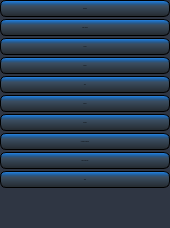
           <widget class="QFrame" name="verticalFrame">
            <property name="minimumSize">
             <size>
              <width>170</width>
              <height>0</height>
             </size>
            </property>
            <property name="maximumSize">
             <size>
              <width>170</width>
              <height>16777215</height>
             </size>
            </property>
            <property name="styleSheet">
             <string notr="true">background-color: rgb(47, 54, 67);</string>
            </property>
            <property name="frameShape">
             <enum>QFrame::NoFrame</enum>
            </property>
            <layout class="QVBoxLayout" name="verticalLayout">
             <property name="spacing">
              <number>2</number>
             </property>
             <property name="leftMargin">
              <number>0</number>
             </property>
             <property name="topMargin">
              <number>0</number>
             </property>
             <property name="rightMargin">
              <number>0</number>
             </property>
             <property name="bottomMargin">
              <number>0</number>
             </property>
             <item>
              <widget class="QPushButton" name="general_btn">
               <property name="font">
                <font>
                 <family>Arial,Helvetica,sans-serif</family>
                 <pointsize>-1</pointsize>
                 <weight>50</weight>
                 <italic>false</italic>
                 <bold>false</bold>
                 <underline>false</underline>
                 <strikeout>false</strikeout>
                </font>
               </property>
               <property name="autoFillBackground">
                <bool>false</bool>
               </property>
               <property name="styleSheet">
                <string notr="true">QPushButton {
background-color: qlineargradient(spread:reflect, x1:1, y1:1, x2:1, y2:0, stop:0 rgba(36, 41, 46, 255), stop:0.653409 rgba(59, 78, 97, 255), stop:0.761364 rgba(40, 88, 135, 255), stop:0.892045 rgba(31, 112, 194, 255), stop:1 rgba(47, 139, 230, 255));
border-style: outset;
border-width: 1px;
border-radius: 6px;
border-color: #000000;
min-width: 6em;
padding: 6px;
}
QPushButton:pressed {
   	background-color: rgb(47, 54, 67);
    border-style: inset;
}</string>
               </property>
               <property name="text">
                <string>General</string>
               </property>
               <property name="checkable">
                <bool>false</bool>
               </property>
               <property name="autoRepeat">
                <bool>false</bool>
               </property>
               <property name="autoExclusive">
                <bool>true</bool>
               </property>
               <property name="autoRepeatDelay">
                <number>300</number>
               </property>
               <property name="autoRepeatInterval">
                <number>100</number>
               </property>
               <property name="flat">
                <bool>false</bool>
               </property>
              </widget>
             </item>
             <item>
              <widget class="QPushButton" name="now_playing_btn">
               <property name="font">
                <font>
                 <family>Arial,Helvetica,sans-serif</family>
                 <pointsize>-1</pointsize>
                 <weight>50</weight>
                 <italic>false</italic>
                 <bold>false</bold>
                 <underline>false</underline>
                 <strikeout>false</strikeout>
                </font>
               </property>
               <property name="autoFillBackground">
                <bool>false</bool>
               </property>
               <property name="styleSheet">
                <string notr="true">QPushButton {
background-color: qlineargradient(spread:reflect, x1:1, y1:1, x2:1, y2:0, stop:0 rgba(36, 41, 46, 255), stop:0.653409 rgba(59, 78, 97, 255), stop:0.761364 rgba(40, 88, 135, 255), stop:0.892045 rgba(31, 112, 194, 255), stop:1 rgba(47, 139, 230, 255));
border-style: outset;
border-width: 1px;
border-radius: 6px;
border-color: #000000;
min-width: 6em;
padding: 6px;
}
QPushButton:pressed {
   	background-color: rgb(47, 54, 67);
    border-style: inset;
}</string>
               </property>
               <property name="text">
                <string>Now Playing</string>
               </property>
               <property name="checkable">
                <bool>false</bool>
               </property>
               <property name="autoRepeat">
                <bool>false</bool>
               </property>
               <property name="autoExclusive">
                <bool>true</bool>
               </property>
               <property name="autoRepeatDelay">
                <number>300</number>
               </property>
               <property name="autoRepeatInterval">
                <number>0</number>
               </property>
               <property name="flat">
                <bool>false</bool>
               </property>
              </widget>
             </item>
             <item>
              <widget class="QPushButton" name="layout_btn">
               <property name="font">
                <font>
                 <family>Arial,Helvetica,sans-serif</family>
                 <pointsize>-1</pointsize>
                 <weight>50</weight>
                 <italic>false</italic>
                 <bold>false</bold>
                 <underline>false</underline>
                 <strikeout>false</strikeout>
                </font>
               </property>
               <property name="autoFillBackground">
                <bool>false</bool>
               </property>
               <property name="styleSheet">
                <string notr="true">QPushButton {
background-color: qlineargradient(spread:reflect, x1:1, y1:1, x2:1, y2:0, stop:0 rgba(36, 41, 46, 255), stop:0.653409 rgba(59, 78, 97, 255), stop:0.761364 rgba(40, 88, 135, 255), stop:0.892045 rgba(31, 112, 194, 255), stop:1 rgba(47, 139, 230, 255));
border-style: outset;
border-width: 1px;
border-radius: 6px;
border-color: #000000;
min-width: 6em;
padding: 6px;
}
QPushButton:pressed {
   	background-color: rgb(47, 54, 67);
    border-style: inset;
}</string>
               </property>
               <property name="text">
                <string>Layout</string>
               </property>
               <property name="checkable">
                <bool>false</bool>
               </property>
               <property name="autoRepeat">
                <bool>true</bool>
               </property>
               <property name="autoExclusive">
                <bool>true</bool>
               </property>
               <property name="autoRepeatDelay">
                <number>300</number>
               </property>
               <property name="autoRepeatInterval">
                <number>0</number>
               </property>
               <property name="flat">
                <bool>false</bool>
               </property>
              </widget>
             </item>
             <item>
              <widget class="QPushButton" name="library_btn">
               <property name="font">
                <font>
                 <family>Arial,Helvetica,sans-serif</family>
                 <pointsize>-1</pointsize>
                 <weight>50</weight>
                 <italic>false</italic>
                 <bold>false</bold>
                 <underline>false</underline>
                 <strikeout>false</strikeout>
                </font>
               </property>
               <property name="autoFillBackground">
                <bool>false</bool>
               </property>
               <property name="styleSheet">
                <string notr="true">QPushButton {
background-color: qlineargradient(spread:reflect, x1:1, y1:1, x2:1, y2:0, stop:0 rgba(36, 41, 46, 255), stop:0.653409 rgba(59, 78, 97, 255), stop:0.761364 rgba(40, 88, 135, 255), stop:0.892045 rgba(31, 112, 194, 255), stop:1 rgba(47, 139, 230, 255));
border-style: outset;
border-width: 1px;
border-radius: 6px;
border-color: #000000;
min-width: 6em;
padding: 6px;
}
QPushButton:pressed {
   	background-color: rgb(47, 54, 67);
    border-style: inset;
}</string>
               </property>
               <property name="text">
                <string>Library</string>
               </property>
               <property name="checkable">
                <bool>false</bool>
               </property>
               <property name="autoRepeat">
                <bool>false</bool>
               </property>
               <property name="autoExclusive">
                <bool>true</bool>
               </property>
               <property name="autoRepeatDelay">
                <number>300</number>
               </property>
               <property name="autoRepeatInterval">
                <number>0</number>
               </property>
               <property name="flat">
                <bool>false</bool>
               </property>
              </widget>
             </item>
             <item>
              <widget class="QPushButton" name="tags_btn">
               <property name="font">
                <font>
                 <family>Arial,Helvetica,sans-serif</family>
                 <pointsize>-1</pointsize>
                 <weight>50</weight>
                 <italic>false</italic>
                 <bold>false</bold>
                 <underline>false</underline>
                 <strikeout>false</strikeout>
                </font>
               </property>
               <property name="autoFillBackground">
                <bool>false</bool>
               </property>
               <property name="styleSheet">
                <string notr="true">QPushButton {
background-color: qlineargradient(spread:reflect, x1:1, y1:1, x2:1, y2:0, stop:0 rgba(36, 41, 46, 255), stop:0.653409 rgba(59, 78, 97, 255), stop:0.761364 rgba(40, 88, 135, 255), stop:0.892045 rgba(31, 112, 194, 255), stop:1 rgba(47, 139, 230, 255));
border-style: outset;
border-width: 1px;
border-radius: 6px;
border-color: #000000;
min-width: 6em;
padding: 6px;
}
QPushButton:pressed {
   	background-color: rgb(47, 54, 67);
    border-style: inset;
}</string>
               </property>
               <property name="text">
                <string>Tags</string>
               </property>
               <property name="checkable">
                <bool>false</bool>
               </property>
               <property name="autoRepeat">
                <bool>false</bool>
               </property>
               <property name="autoExclusive">
                <bool>true</bool>
               </property>
               <property name="autoRepeatDelay">
                <number>300</number>
               </property>
               <property name="autoRepeatInterval">
                <number>0</number>
               </property>
               <property name="flat">
                <bool>false</bool>
               </property>
              </widget>
             </item>
             <item>
              <widget class="QPushButton" name="players_btn">
               <property name="font">
                <font>
                 <family>Arial,Helvetica,sans-serif</family>
                 <pointsize>-1</pointsize>
                 <weight>50</weight>
                 <italic>false</italic>
                 <bold>false</bold>
                 <underline>false</underline>
                 <strikeout>false</strikeout>
                </font>
               </property>
               <property name="autoFillBackground">
                <bool>false</bool>
               </property>
               <property name="styleSheet">
                <string notr="true">QPushButton {
background-color: qlineargradient(spread:reflect, x1:1, y1:1, x2:1, y2:0, stop:0 rgba(36, 41, 46, 255), stop:0.653409 rgba(59, 78, 97, 255), stop:0.761364 rgba(40, 88, 135, 255), stop:0.892045 rgba(31, 112, 194, 255), stop:1 rgba(47, 139, 230, 255));
border-style: outset;
border-width: 1px;
border-radius: 6px;
border-color: #000000;
min-width: 6em;
padding: 6px;
}
QPushButton:pressed {
   	background-color: rgb(47, 54, 67);
    border-style: inset;
}</string>
               </property>
               <property name="text">
                <string>Players</string>
               </property>
               <property name="checkable">
                <bool>false</bool>
               </property>
               <property name="autoRepeat">
                <bool>false</bool>
               </property>
               <property name="autoExclusive">
                <bool>true</bool>
               </property>
               <property name="autoRepeatDelay">
                <number>300</number>
               </property>
               <property name="autoRepeatInterval">
                <number>0</number>
               </property>
               <property name="flat">
                <bool>false</bool>
               </property>
              </widget>
             </item>
             <item>
              <widget class="QPushButton" name="hotkeys_btn">
               <property name="font">
                <font>
                 <family>Arial,Helvetica,sans-serif</family>
                 <pointsize>-1</pointsize>
                 <weight>50</weight>
                 <italic>false</italic>
                 <bold>false</bold>
                 <underline>false</underline>
                 <strikeout>false</strikeout>
                </font>
               </property>
               <property name="autoFillBackground">
                <bool>false</bool>
               </property>
               <property name="styleSheet">
                <string notr="true">QPushButton {
background-color: qlineargradient(spread:reflect, x1:1, y1:1, x2:1, y2:0, stop:0 rgba(36, 41, 46, 255), stop:0.653409 rgba(59, 78, 97, 255), stop:0.761364 rgba(40, 88, 135, 255), stop:0.892045 rgba(31, 112, 194, 255), stop:1 rgba(47, 139, 230, 255));
border-style: outset;
border-width: 1px;
border-radius: 6px;
border-color: #000000;
min-width: 6em;
padding: 6px;
}
QPushButton:pressed {
   	background-color: rgb(47, 54, 67);
    border-style: inset;
}</string>
               </property>
               <property name="text">
                <string>Hotkeys</string>
               </property>
               <property name="checkable">
                <bool>false</bool>
               </property>
               <property name="autoRepeat">
                <bool>false</bool>
               </property>
               <property name="autoExclusive">
                <bool>true</bool>
               </property>
               <property name="autoRepeatDelay">
                <number>300</number>
               </property>
               <property name="autoRepeatInterval">
                <number>0</number>
               </property>
               <property name="flat">
                <bool>false</bool>
               </property>
              </widget>
             </item>
             <item>
              <widget class="QPushButton" name="sort_gp_btn">
               <property name="font">
                <font>
                 <family>Arial,Helvetica,sans-serif</family>
                 <pointsize>-1</pointsize>
                 <weight>50</weight>
                 <italic>false</italic>
                 <bold>false</bold>
                 <underline>false</underline>
                 <strikeout>false</strikeout>
                </font>
               </property>
               <property name="autoFillBackground">
                <bool>false</bool>
               </property>
               <property name="styleSheet">
                <string notr="true">QPushButton {
background-color: qlineargradient(spread:reflect, x1:1, y1:1, x2:1, y2:0, stop:0 rgba(36, 41, 46, 255), stop:0.653409 rgba(59, 78, 97, 255), stop:0.761364 rgba(40, 88, 135, 255), stop:0.892045 rgba(31, 112, 194, 255), stop:1 rgba(47, 139, 230, 255));
border-style: outset;
border-width: 1px;
border-radius: 6px;
border-color: #000000;
min-width: 6em;
padding: 6px;
}
QPushButton:pressed {
   	background-color: rgb(47, 54, 67);
    border-style: inset;
}</string>
               </property>
               <property name="text">
                <string>Sorting/Grouping</string>
               </property>
               <property name="checkable">
                <bool>false</bool>
               </property>
               <property name="autoRepeat">
                <bool>false</bool>
               </property>
               <property name="autoExclusive">
                <bool>true</bool>
               </property>
               <property name="autoRepeatDelay">
                <number>300</number>
               </property>
               <property name="autoRepeatInterval">
                <number>100</number>
               </property>
               <property name="flat">
                <bool>false</bool>
               </property>
              </widget>
             </item>
             <item>
              <widget class="QPushButton" name="file_con_btn">
               <property name="font">
                <font>
                 <family>Arial,Helvetica,sans-serif</family>
                 <pointsize>-1</pointsize>
                 <weight>50</weight>
                 <italic>false</italic>
                 <bold>false</bold>
                 <underline>false</underline>
                 <strikeout>false</strikeout>
                </font>
               </property>
               <property name="autoFillBackground">
                <bool>false</bool>
               </property>
               <property name="styleSheet">
                <string notr="true">QPushButton {
background-color: qlineargradient(spread:reflect, x1:1, y1:1, x2:1, y2:0, stop:0 rgba(36, 41, 46, 255), stop:0.653409 rgba(59, 78, 97, 255), stop:0.761364 rgba(40, 88, 135, 255), stop:0.892045 rgba(31, 112, 194, 255), stop:1 rgba(47, 139, 230, 255));
border-style: outset;
border-width: 1px;
border-radius: 6px;
border-color: #000000;
min-width: 6em;
padding: 6px;
}
QPushButton:pressed {
   	background-color: rgb(47, 54, 67);
    border-style: inset;
}</string>
               </property>
               <property name="text">
                <string>File Converters</string>
               </property>
               <property name="checkable">
                <bool>false</bool>
               </property>
               <property name="autoRepeat">
                <bool>false</bool>
               </property>
               <property name="autoExclusive">
                <bool>true</bool>
               </property>
               <property name="autoRepeatDelay">
                <number>300</number>
               </property>
               <property name="autoRepeatInterval">
                <number>0</number>
               </property>
               <property name="flat">
                <bool>false</bool>
               </property>
              </widget>
             </item>
             <item>
              <widget class="QPushButton" name="tools_btn">
               <property name="font">
                <font>
                 <family>Arial,Helvetica,sans-serif</family>
                 <pointsize>-1</pointsize>
                 <weight>50</weight>
                 <italic>false</italic>
                 <bold>false</bold>
                 <underline>false</underline>
                 <strikeout>false</strikeout>
                </font>
               </property>
               <property name="autoFillBackground">
                <bool>false</bool>
               </property>
               <property name="styleSheet">
                <string notr="true">QPushButton {
background-color: qlineargradient(spread:reflect, x1:1, y1:1, x2:1, y2:0, stop:0 rgba(36, 41, 46, 255), stop:0.653409 rgba(59, 78, 97, 255), stop:0.761364 rgba(40, 88, 135, 255), stop:0.892045 rgba(31, 112, 194, 255), stop:1 rgba(47, 139, 230, 255));
border-style: outset;
border-width: 1px;
border-radius: 6px;
border-color: #000000;
min-width: 6em;
padding: 6px;
}
QPushButton:pressed {
   	background-color: rgb(47, 54, 67);
    border-style: inset;
}</string>
               </property>
               <property name="text">
                <string>Tools</string>
               </property>
               <property name="checkable">
                <bool>false</bool>
               </property>
               <property name="autoRepeat">
                <bool>false</bool>
               </property>
               <property name="autoExclusive">
                <bool>true</bool>
               </property>
               <property name="autoRepeatDelay">
                <number>300</number>
               </property>
               <property name="autoRepeatInterval">
                <number>100</number>
               </property>
               <property name="flat">
                <bool>false</bool>
               </property>
              </widget>
             </item>
             <item>
              <spacer name="verticalSpacer">
               <property name="orientation">
                <enum>Qt::Vertical</enum>
               </property>
               <property name="sizeHint" stdset="0">
                <size>
                 <width>20</width>
                 <height>40</height>
                </size>
               </property>
              </spacer>
             </item>
            </layout>
           </widget>
